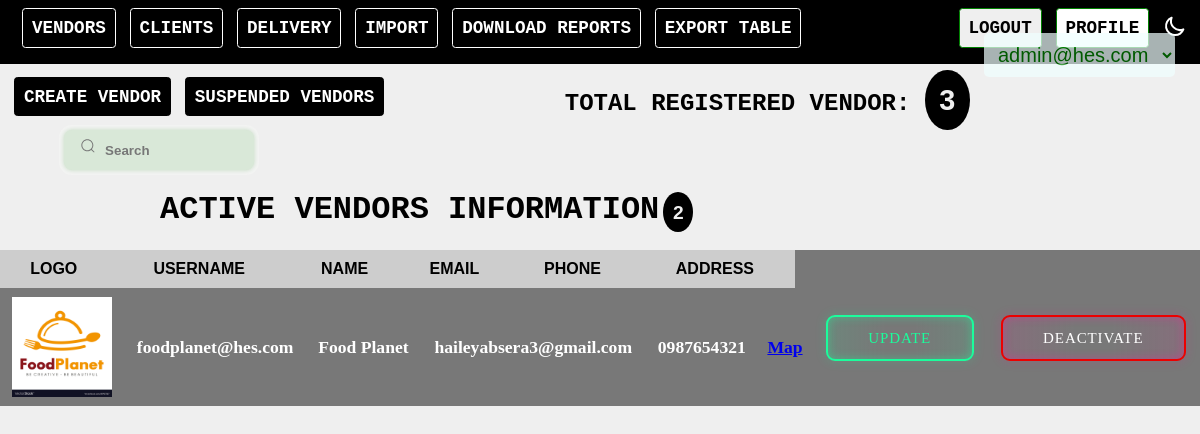
Screenshot of /admin/ (signed in) with the database file from the repository.
### tables this page shows
CREATE TABLE `resturant` (
  `Rname` varchar(50) NOT NULL,
  `location` varchar(300) DEFAULT NULL,
  `about` varchar(255) DEFAULT NULL,
  `logo` varchar(255) DEFAULT NULL,
  `username` varchar(20) DEFAULT NULL,
  `state` int(11) NOT NULL DEFAULT 1
);

CREATE TABLE `customer` (
  `username` varchar(25) NOT NULL,
  `fname` varchar(15) NOT NULL,
  `lname` varchar(15) NOT NULL,
  `email` varchar(30) NOT NULL,
  `phone` varchar(15) NOT NULL,
  `pass` varchar(255) NOT NULL,
  `flag` smallint(3) NOT NULL,
  `active` tinyint(1) NOT NULL,
  `wallet` double NOT NULL DEFAULT 0
);

### admin/index.php (the view, shortened to what this page needs)
<?php
include("../config/connection.php");
?>
<html lang="en" dir="ltr">
<head>
<link rel="stylesheet" href="../resources/css/admin.css" />
</head>
<body style = "background: #efefef" id="body" onload="<?php echo $_SESSION['color'];?>">
<div class="mode">
</div>
<div class="navbar">
 <span class="nav_item"><a href="index.php">Vendors</a></span>
 <span class="nav_item"><a href="active_custumers.php">Clients</a></span>
 <span class="nav_item"><a href="active_delivery.php">Delivery</a></span>
 <span class="nav_item"><a href="import.php">Import</a></span>
 <span class="drop"><button class="report">Download Reports</button>
</span>
  <span class="drop"><button class="report">Export Table</button>
</span>
 <span id="profile"><a href="edit_admin.php">Profile</a></span>
<form action="../index.php" method="post">
    <button id="logout_btn" type="submit" name="log_out" onclick="return confirm('Are you sure you want to logout?');">Logout</button>
</form>
    <select disabled id="select">
    <option  name = "admin" value = "admin"><?php echo $_SESSION['uname']?></option>
</select>
</div>
<span class="create_item"><a href="admin_create.php">Create Vendor</a></span>
<span class="create_item"><a href="suspended_vendors.php">Suspended Vendors</a></span>
<h2 style="float: right;" id="h2">Total Registered Vendor:
<?php
$query1 = "SELECT `rname` FROM `resturant` ORDER BY username";
$query1_run = mysqli_query($con, $query1);
$row1 = mysqli_num_rows($query1_run);
echo "<span class='echo'> $row1 </span>";
?>
</h2><br>
<div class="group">
    <input placeholder="Search" id="search" type="search" class="input" onkeyup="alterMenu()" value="">
</div>
<h1 id="h1">Active Vendors Information</h1>
<?php
$query1 = "SELECT `username` FROM `customer` where `flag`=1 and `active`=1 OR `active`=2";
$query1_run = mysqli_query($con, $query1);
$row1 = mysqli_num_rows($query1_run);
echo "<span class='echo'> $row1 </span>";
?>
<?php
$query = "select customer.username,email,phone,Rname,location,about,logo,active from customer inner join resturant on customer.username=resturant.username and active=1";
$query_run = mysqli_query($con,$query);
?>
<div id="table">
<table id="vendor_list">
    <thead>
    <tr>
        <th> LOGO</th>
        <th> USERNAME</th>
        <th> NAME</th>
        <th> EMAIL</th>
        <th> PHONE</th>
        <th> ADDRESS</th>
        <td >&nbsp;&nbsp;&nbsp;&nbsp;&nbsp;&nbsp;
    </td>
    </tr>
    </thead>
</table>
<div class="table">
<table>
    <tbody>
    <?php
    if (mysqli_num_rows($query_run) > 0){
        while ($row = mysqli_fetch_assoc($query_run)){
            ?>
    <tr>
        <td> <?php echo '<img src="vendor_list/'.$row['username'].'/images/'.$row['logo'].'" alt="logo" width="100px" height="100px">'?></td>
        <td><?php  echo stripslashes($row['username']); ?></td>
        <td><?php echo stripslashes($row['Rname']);  ?></td>
        <td><?php echo $row['email'];  ?></td>
        <td><?php echo $row['phone'];  ?></td>
        <td> <a target="_blank" href="<?php echo $row['location'];  ?>">Map</a>
            </td>
        <td>
           <form action = "edit.php" method = "post">
               <button name = "edit" class="update_btn" type="submit">UPDATE</button>
           </form>
        </td>
        <td>
            <form action = "index.php" method = "post">
            <button class="remove_btn" type = "submit" name = "remove" onclick="return confirm('Are you sure you want to deactivate?');">DEACTIVATE</button>
            </form>
        </td>
    </tr>
            <?php
        }
    }else{
        echo '<td colspan="7">No Records.</td>';
    }
    ?>
    </tbody>
</table>
</div>
</div>
</body>
</html>

### rows the page displays
resturant: username+logo (picture), username.username "foodplanet@hes.com", Rname "Food Planet", username.email "haileyabsera3@gmail.com", username.phone "0987654321"

### other values shown
$row1 "3"
$row1 "2"
form field value "admin@hes.com"
